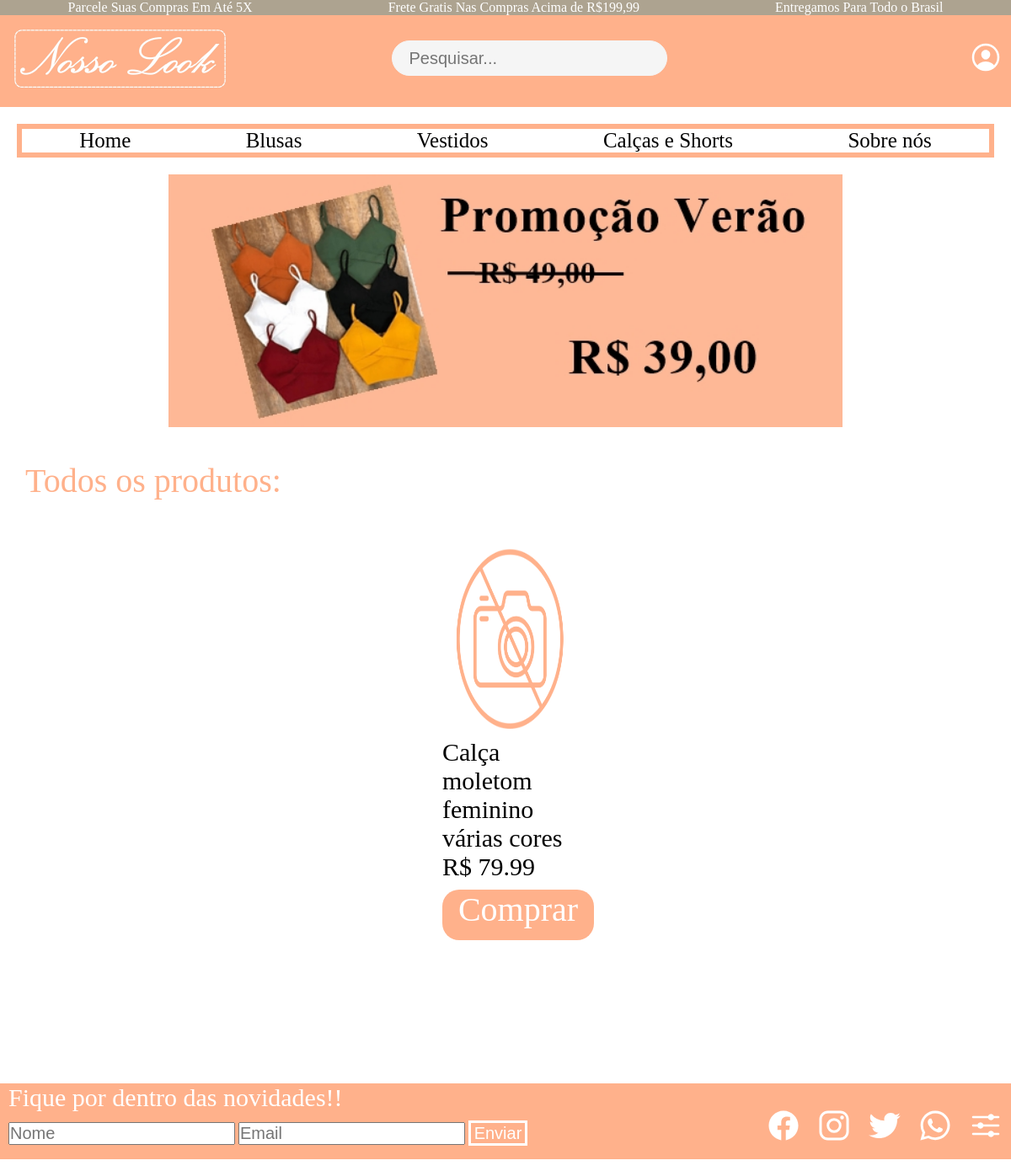
The page / on the database its author committed.
### tables this page shows
CREATE TABLE produto (
    id int NOT NULL AUTO_INCREMENT,
    titulo varchar(255) NOT NULL,
    descricao varchar(255) NOT NULL,
    preco decimal(6, 2) NOT NULL,
    imagem varchar(200),
    categoria int NOT NULL,
    PRIMARY KEY (id),
    FOREIGN KEY (categoria) REFERENCES categoria (id) ON
    DELETE CASCADE ON UPDATE CASCADE
);

### funcoes/funcoes_banco.php (called while the page is built, shortened)
<?php
function selecionar_tudo(){
    $comando = "SELECT * FROM produto";
    return $comando;
}
?>

### index.php (the view, shortened to what this page needs)
<?php
    require_once('templates/header.php')
?>
    <div id="promo"><img src="roupas/promocao.jpg" alt="promoção tops" id="promo_tops"></div>
    <?php
        require_once  "funcoes/funcoes_banco.php" ;
        $conexao = conexao ();
        if(isset($_GET["busca"])){
            $busca = $_GET["busca"];
            echo "<p id='procurando_por'>Procurando por: $busca</p>";
            $comando = busca($busca);
        }else{
            echo "<p id='procurando_por'>Todos os produtos: </p>";
            $comando = selecionar_tudo ();
        }
        $resultado= mysqli_query($conexao, $comando);
        echo "<div id='produtos'>";
        while($retorno= mysqli_fetch_assoc($resultado)){
            $id= $retorno["id"];
    ?>
        <div class="prod">
            <img src="roupas/<?=$retorno["imagem"];?>" alt="<?=$retorno["titulo"];?>" class="imagens_prod">
            <p class="descricao"><?=$retorno["titulo"];?></p>
            <p class="preco"><?php echo "R$ " . $retorno["preco"];?></p>
            <a href="descricao_produto.php?id_produto=<?=$id?>" class="linkcomprar"><p class="comprar">Comprar</p></a>
        </div>
    <?php
    }
    ?>
    </div>
<?php
    require_once('templates/footer.php')
?>

### templates/style/header.css (style rules this page uses)
* { margin: 0px; padding: 0px; }
#procurando_por { font-size: 40px; color: #ffb18b; margin-left: 30px; margin-top: 40px; }

### templates/style/pagina_inicial.css (style rules this page uses)
#promo_tops { width: 800px; height: 300px; }
#promo { display: flex; justify-content: center; }
.comprar { background-color: #ffb18b; color: white; margin-top: 10px; width: 180px; height: 60px; font-size: 40px; text-align: center; display: block; border-radius: 20px; }
.linkcomprar { text-decoration: none; }
#produtos { display: flex; justify-content: space-evenly; flex-wrap: wrap; margin-top: 30px; width: 90%; margin-left: 1%; }
.prod { width: 15%; margin-top: 20px; margin-left: 10%; margin-bottom: 20px; }
.imagens_prod { width: 90%; height: 228px; margin-left: 5%; }
.descricao { font-size: 30px; }
.preco { font-size: 30px; }

### rows shown on the page
produto: imagem (picture), titulo "Calça moletom feminino várias cores", preco "79.99"
